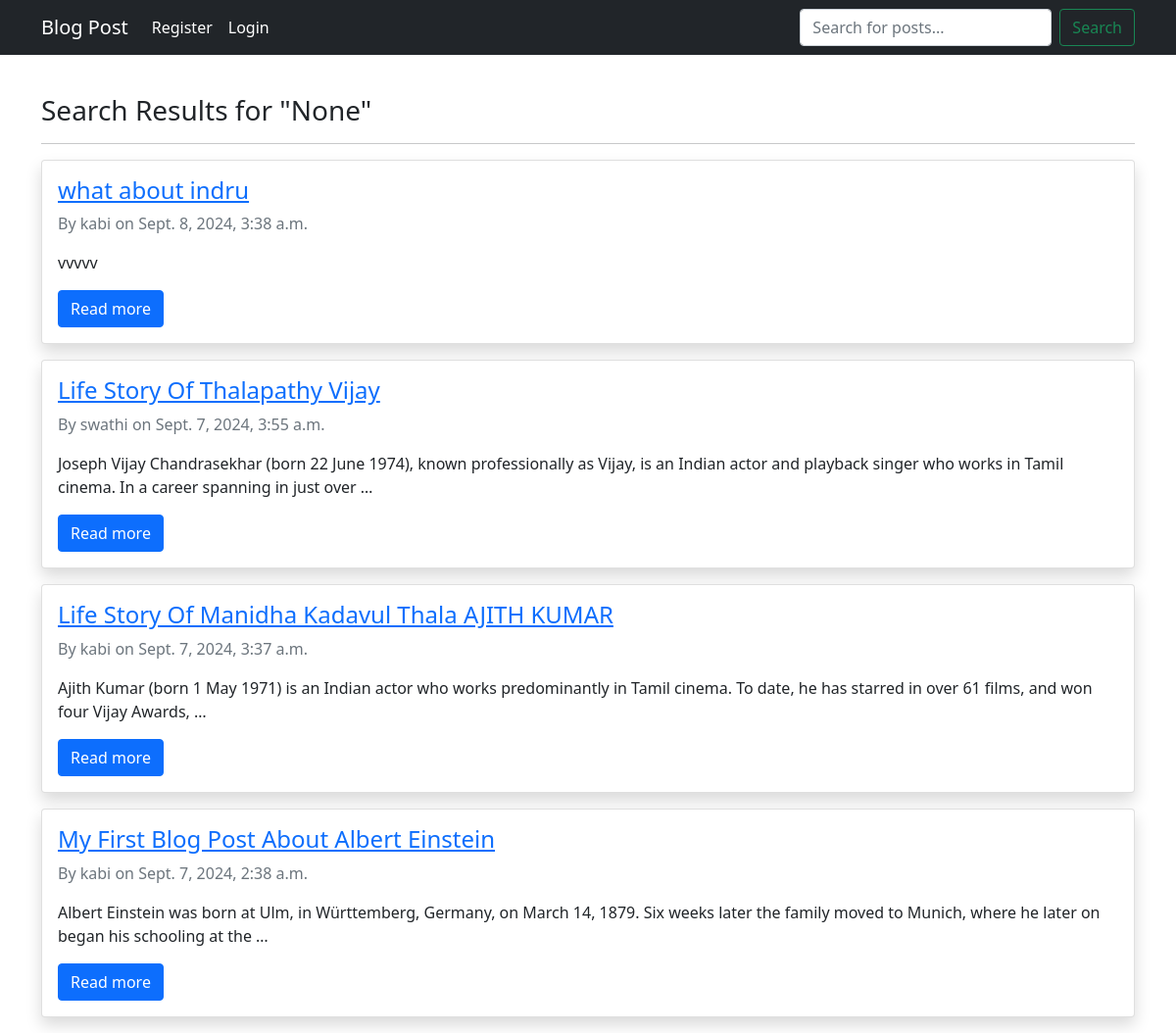
Page /search_post/ on the committed database.
### BlogApp/models.py (models this page shows, shortened)
class BlogPost(models.Model):
    title = models.CharField(max_length=250)
    content = models.TextField()
    author = models.ForeignKey(User, on_delete=models.CASCADE)
    date_created = models.DateTimeField(auto_now_add=True)
    tags = models.CharField(max_length=100, blank=True)
    class Meta:
        ordering = ("-date_created",)

### BlogApp/views.py (the view)
# urls.py: path('search_post/', views.search_post, name='search_post'),
def search_post(request):
    query = request.GET.get('q')
    if query:
        posts = BlogPost.objects.filter(Q(title__icontains=query) | Q(tags__icontains=query)
        )
    else:
        posts = BlogPost.objects.all()
    context = {
        'posts': posts,
        'query': query,
    }
    return render(request, 'blog/search_result.html', context)

### templates/blog/search_result.html (shortened to what this page needs)
{% extends 'partials/base.html' %}
{% block content %}
<div class="container mt-5 pt-5">
    <h3>Search Results for "{{ query }}"</h3>
    <hr>
    {% if posts %}
        <div class="row">
            {% for post in posts %}
                <div class="col-md-12 mb-3">
                    <div class="card shadow">
                        <div class="card-body">
                            <h4 class="card-title"><a href="{% url 'post_detail' post.pk %}">{{ post.title }}</a></h4>
                            <p class="text-muted">By {{ post.author }} on {{ post.date_created }}</p>
                            <p class="card-text">{{ post.content|truncatewords:30 }}</p>
                            <a href="{% url 'post_detail' post.pk %}" class="btn btn-primary">Read more</a>
                        </div>
                    </div>
                </div>
            {% endfor %}
        </div>
    {% else %}
        <p>No posts found matching your search query.</p>
    {% endif %}
</div>
{% endblock content %}

### rows in the picture
BlogPost: title "what about indru", author "kabi", date_created "Sept. 8, 2024, 3:38 a.m.", content "vvvvv"
BlogPost: title "Life Story Of Thalapathy Vijay", author "swathi", date_created "Sept. 7, 2024, 3:55 a.m.", content "Joseph Vijay Chandrasekhar (born 22 June 1974), known professionally as Vijay, is an Indian actor and playback singer who works in Tamil cinema. In a career spanning in just over …"
BlogPost: title "Life Story Of Manidha Kadavul Thala AJITH KUMAR", author "kabi", date_created "Sept. 7, 2024, 3:37 a.m.", content "Ajith Kumar (born 1 May 1971) is an Indian actor who works predominantly in Tamil cinema. To date, he has starred in over 61 films, and won four Vijay Awards, …"
BlogPost: title "My First Blog Post About Albert Einstein", author "kabi", date_created "Sept. 7, 2024, 2:38 a.m.", content "Albert Einstein was born at Ulm, in Württemberg, Germany, on March 14, 1879. Six weeks later the family moved to Munich, where he later on began his schooling at the …"

### other values in the picture
{{ query }} "None"
